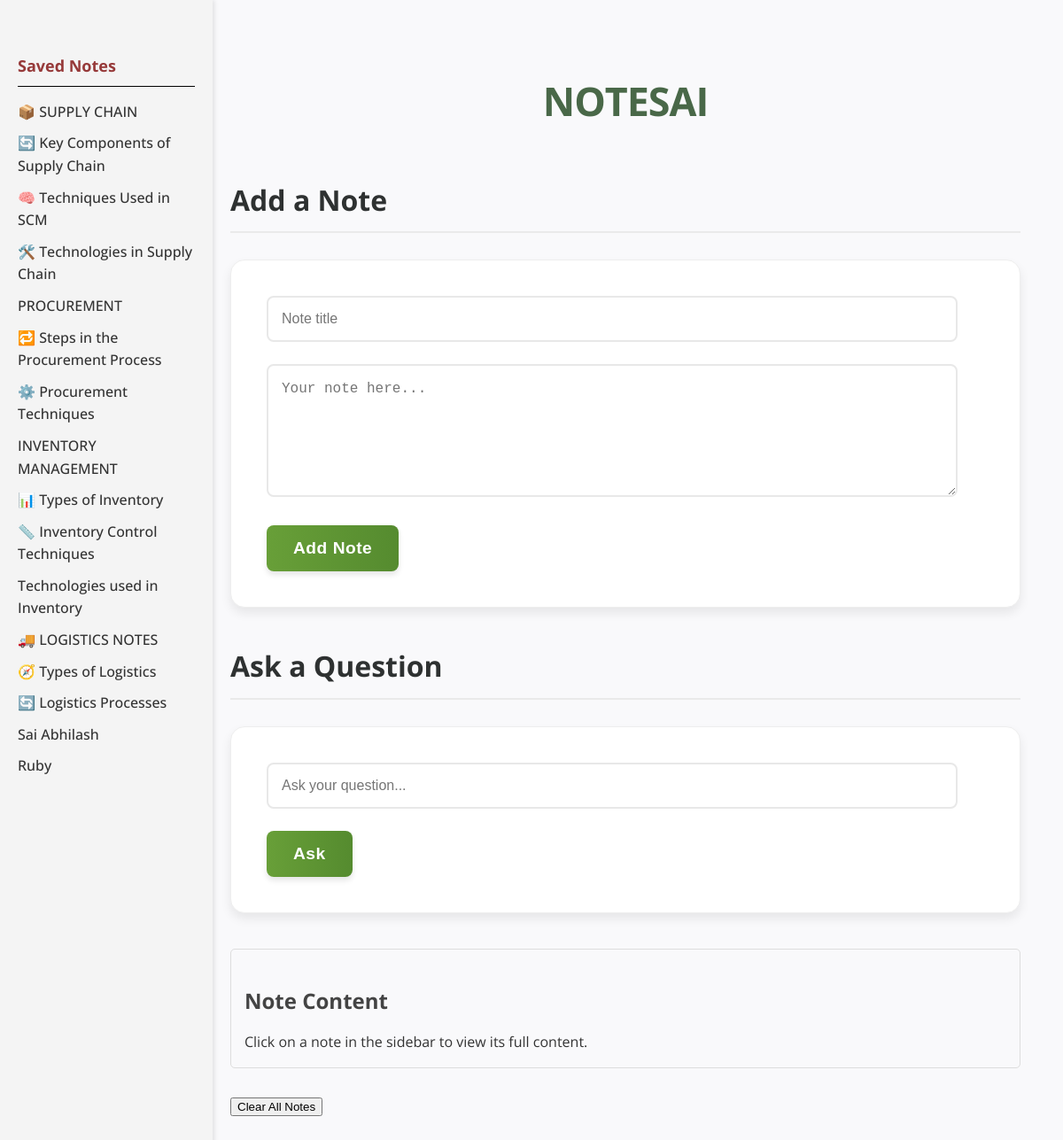
Before: / with the older database file.
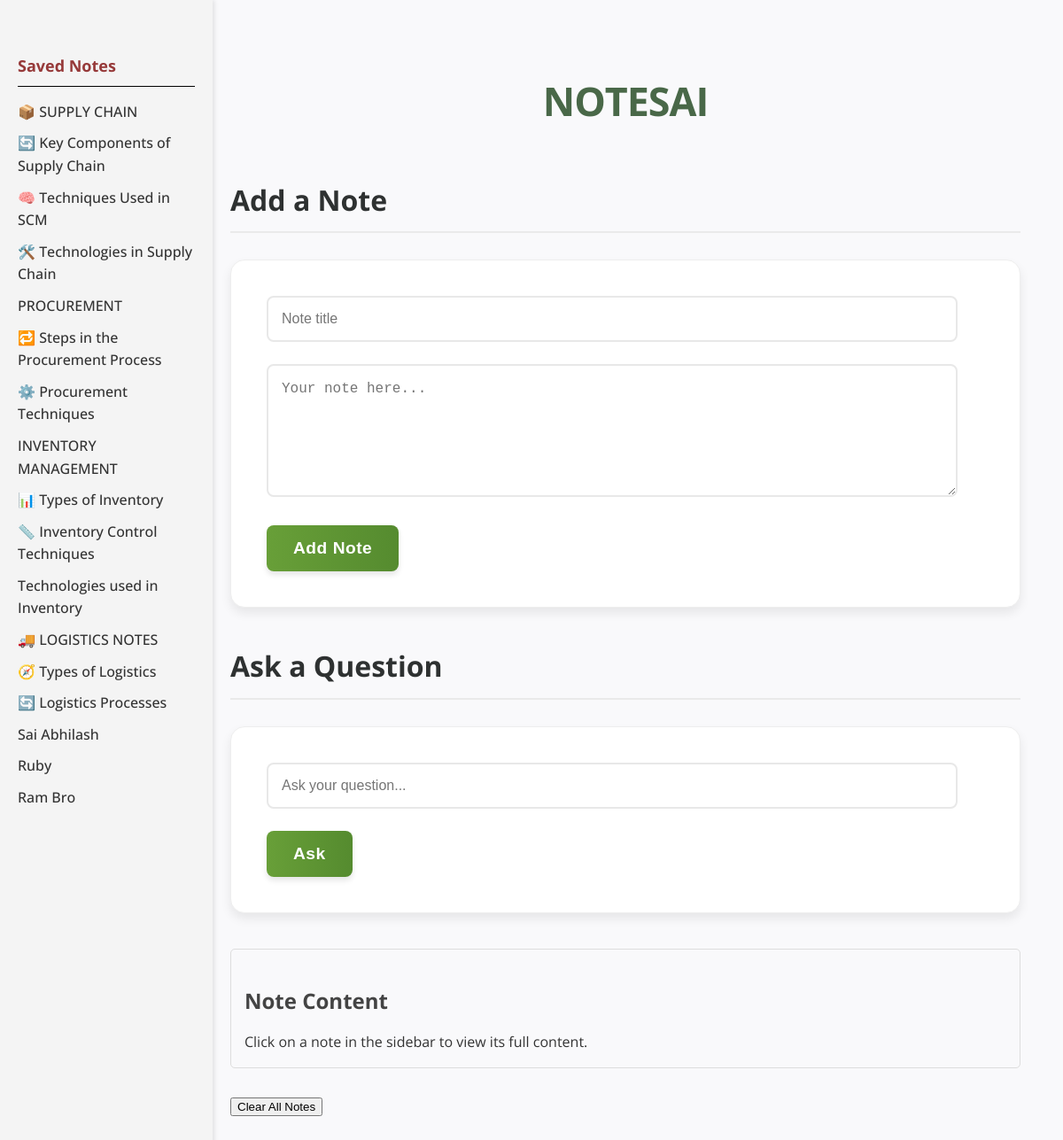
After: the same page with the newer database file.
### tables this page shows
CREATE TABLE notes (
                id INTEGER PRIMARY KEY AUTOINCREMENT,
                title TEXT NOT NULL,
                content TEXT NOT NULL
            );

### app.py (the view)
@app.route('/')
def index():
    with sqlite3.connect(DB_NAME) as conn:
        notes = conn.execute("SELECT id, title FROM notes").fetchall()
    return render_template('index.html', notes=notes, results=None)

### templates/index.html (shortened to what this page needs)
<!DOCTYPE html>
<html>
<head>
    <link rel="stylesheet" href="/static/style.css">
</head>
<body>
    <h1>NOTESAI</h1>
    <h2>Add a Note</h2>
    <form method="POST" action="/add">
        <input type="text" name="title" placeholder="Note title" required>
        <textarea name="content" placeholder="Your note here..." rows="5" required></textarea>
        <button type="submit">Add Note</button>
    </form>
    <h2>Ask a Question</h2>
    <form method="POST" action="/ask">
        <input type="text" name="query" placeholder="Ask your question..." required>
        <button type="submit">Ask</button>
    </form>
    <div class="sidebar">
        <h4>Saved Notes</h4>
        <ul id="note-list">
            {% for note in notes %}
                <li>
                    <a href="#" data-note-id="{{ note[0] }}" onclick="loadNote(this)">{{ note[1] }}</a>
                </li>
            {% endfor %}
        </ul>
    </div>
    <div id="note-content-area" style="margin-top: 20px; padding: 15px; border: 1px solid #ddd; border-radius: 5px;">
        <h3>Note Content</h3>
        <div id="full-note-content">
            Click on a note in the sidebar to view its full content.
        </div>
    </div>
    <div style="margin-top: 30px;">
        <button id="clear-notes-btn">Clear All Notes </button>
    </div>
</body>
</html>

Changed rows visible on the page:
added notes: title "Ram Bro"
